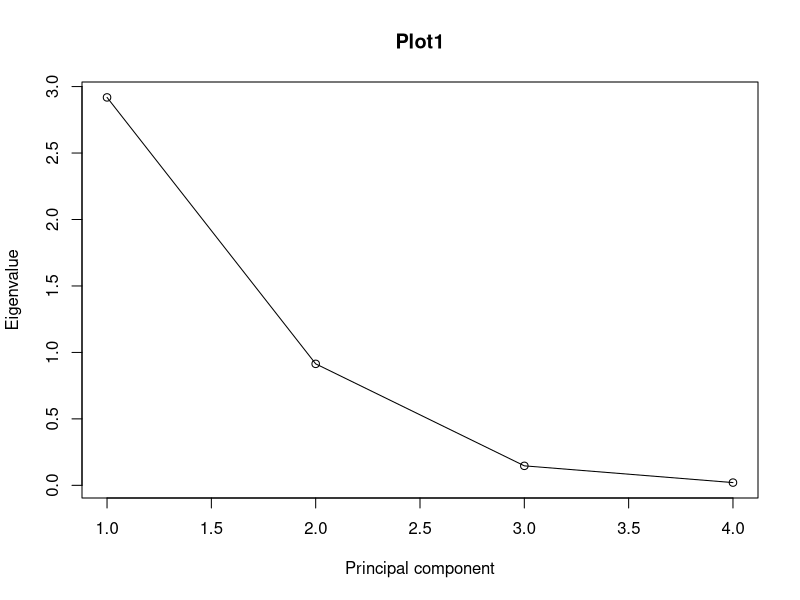
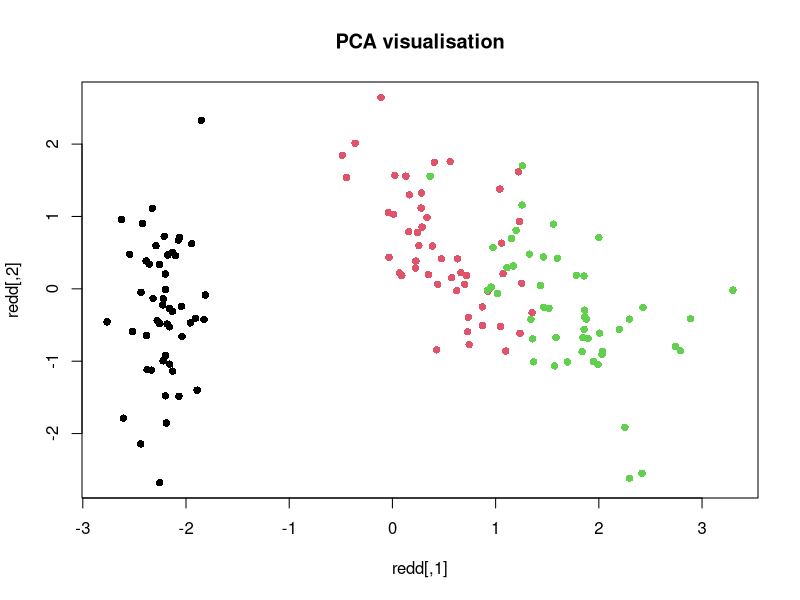

The R source for these figures, in order: (Note: this script raises an error after producing the figures.)
#pca on iris dataset
head(iris)
summary(iris)
scale(iris[,1:4])
info<-scale(iris[,1:4])
cm<-cov(info)
eigen_v<-eigen(cm)
eigen_v
sorted<-order(eigen_v$values,decreasing=TRUE)
sorted
sortEVa<-eigen_v$values[sorted]
sortEVa
sortEvec<-eigen_v$vectors[,sorted]
sortEvec
p_comp<-2
selcomp<-sortEvec[,1:p_comp]
selcomp
redd<-info%*%selcomp
redd
plot(eigen_v$values,type="o",main="Plot1",xlab="Principal component",ylab="Eigenvalue")
plot(redd,col=iris$Species,pch=16,main="PCA visualisation")

#on different data
info<-scale(sdata[,1:3])
info
cm<-cov(info)
eigen_v<-eigen(cm)
eigen_v
sorted<-order(eigen_v$values,decreasing=TRUE)
sortEVa<-eigen_v$values[sorted]
sortEVa
sortEvec<-eigen_v$vectors[,sorted]
sortEvec
p_comp<-1
selcomp<-sortEvec[,1:p_comp]
selcomp
redd<-info%*%selcomp
redd
eigen_v$values/sum(eigen_v$values)
plot(eigen_v$values,type="o",main="Plot1",xlab="Principal component",ylab="Eigenvalue")
